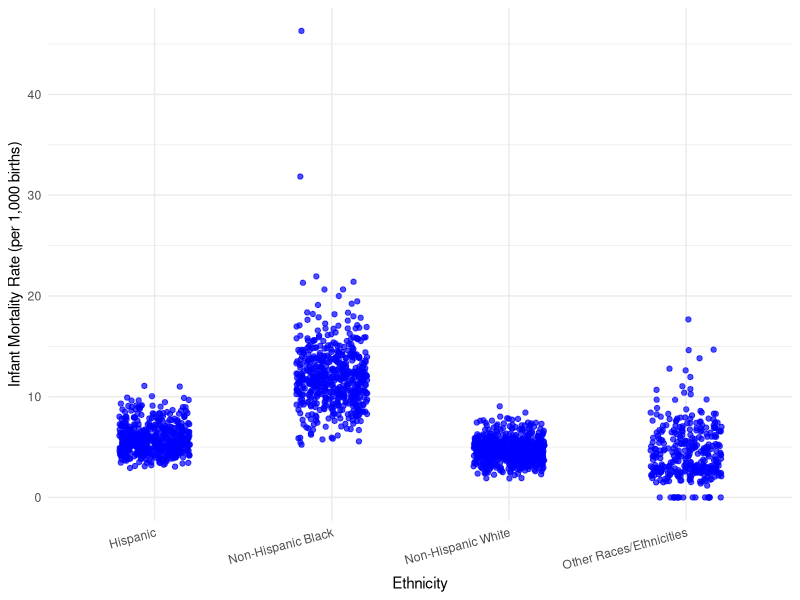
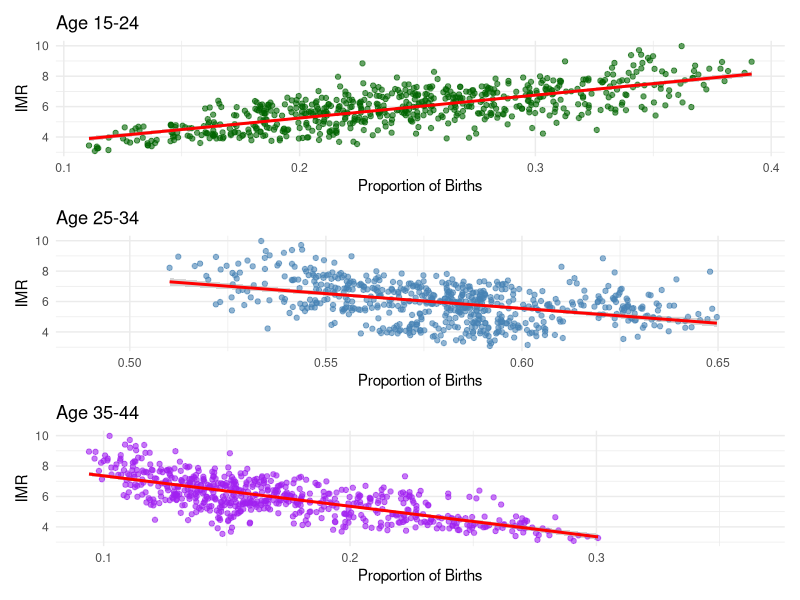
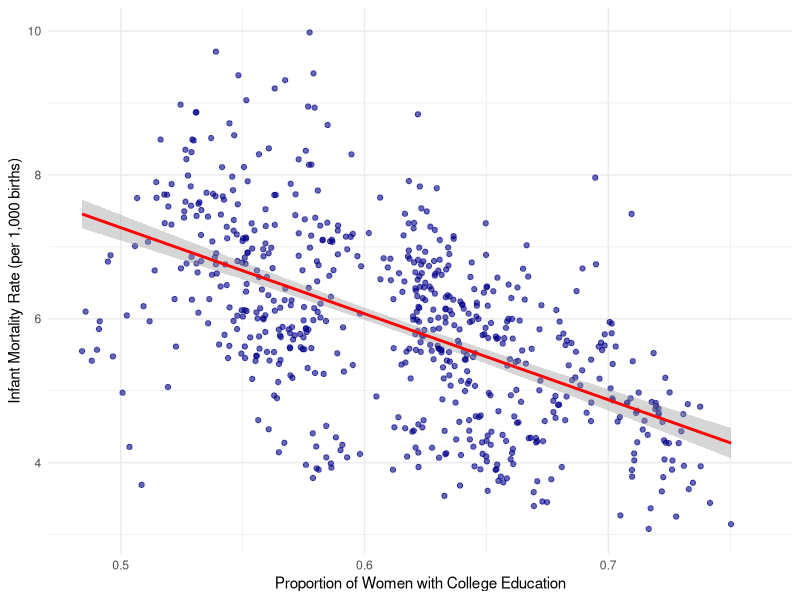
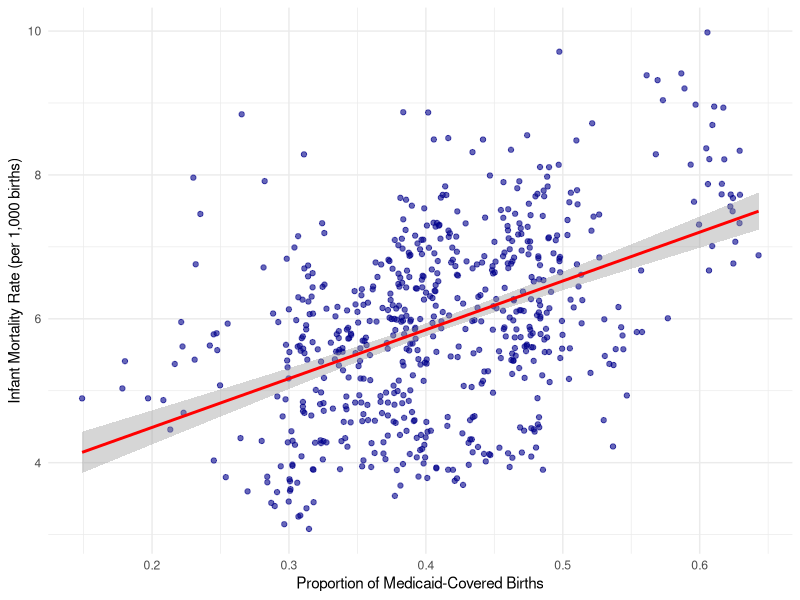

Write the R code that produced these figures, in order.
## ---- chunk 1
knitr::opts_chunk$set(echo = TRUE)
## ---- chunk 2
library(tidyverse)
library(dplyr)
library(ggplot2)
library(car)
library(stats)
library(patchwork)
library(knitr)
## ---- chunk 3
mortality <- read_csv('data/infant_mortality_biannual_data.csv', show_col_types = FALSE)
fertility <- read_csv('data/fertility_data.csv', show_col_types = FALSE)

# recoding and aggregating the fertility datset
fertility_agg <- fertility %>%
  group_by(state, year, group = case_when(
    bmcode %in% c(1, 2, 3) ~ "H1",
    bmcode %in% c(4, 5, 6) ~ "H2"   
  )) %>% 
   summarise(
    across(starts_with("births_"), sum, na.rm = TRUE),
    across(starts_with("pop_"), mean, na.rm = TRUE),
    .groups = "drop"
  ) %>%
  mutate(bacode = ifelse(group == "H1", 1, 2)) %>%  
  select(-group)

# joining the 2 datasets
data <- mortality %>%
  inner_join(fertility_agg, by = c("state", "year", "bacode"), 
             suffix = c("_m", "_f"))

# removing duplicate columns and naming appropriately
data <- data %>%
  select(-ends_with("_f"))
colnames(data) <- str_replace_all(colnames(data), "_m$", "")
## ---- chunk 4
# adding new columns for data analysis
data <- data %>%
  mutate(
    IMR_nhblack = (deaths_nhblack / births_nhblack) * 1000,
    IMR_nhwhite = (deaths_nhwhite / births_nhwhite) * 1000,
    IMR_hisp = (deaths_hisp / births_hisp) * 1000,
    IMR_otherraceeth = (deaths_otherraceeth / births_otherraceeth) * 1000,
    IMR_total = (deaths_total / births_total) * 1000, 
    FR_nhblack = (births_nhblack / pop_nhblack) * 1000,
    FR_nhwhite = (births_nhwhite / pop_nhwhite) * 1000,
    FR_hisp = (births_hisp / pop_hisp) * 1000,
    FR_otherraceeth = (births_otherraceeth / pop_otherraceeth) * 1000,
    FR_total = (births_total / pop_total) * 1000,
    prop_married = births_married / births_total,
    prop_college = (births_coll + births_somecoll) / births_total,
    prop_medicaid = births_medicaid / births_total,
    pct_births_age1524 = births_age1524 / births_total,
    pct_births_age2534 = births_age2534 / births_total,
    pct_births_age3544 = births_age3544 / births_total,
  )
## ---- chunk 5
# pivot IMR data to long format
IMR_long <- data %>%
  pivot_longer(cols = starts_with("IMR_"), 
               names_to = "Ethnicity", 
               values_to = "IMR") %>%
  mutate(Ethnicity = case_when(
    Ethnicity == "IMR_nhblack" ~ "Non-Hispanic Black",
    Ethnicity == "IMR_nhwhite" ~ "Non-Hispanic White",
    Ethnicity == "IMR_hisp" ~ "Hispanic",
    Ethnicity == "IMR_otherraceeth" ~ "Other Races/Ethnicities",
    Ethnicity == "IMR_total" ~ "Total",
    TRUE ~ Ethnicity  
  ))

IMR_long <- IMR_long[IMR_long$Ethnicity != "Total", , drop = FALSE]

# plot for IMR by Ethnicity
ggplot(IMR_long, aes(x = Ethnicity, y = IMR)) +
  geom_jitter(width = 0.2, alpha = 0.7, color = "blue") +  # jitter to avoid overlapping points
  labs(x = "Ethnicity",
       y = "Infant Mortality Rate (per 1,000 births)") +
  theme_minimal() +
  theme(axis.text.x = element_text(angle = 15, hjust = 1))

IMR_summary <- IMR_long %>%
  group_by(Ethnicity) %>%
  summarise(
    Count = n(),
    Mean_IMR = round(mean(IMR, na.rm = TRUE), 2),
    SD_IMR = round(sd(IMR, na.rm = TRUE), 2)
  )
## ---- chunk 6
# pairwise t test
pairwise_results <- pairwise.t.test(IMR_long$IMR, IMR_long$Ethnicity, p.adjust.method = "bonferroni")

pairwise_pvalues <- data.frame(
  Group1 = c("Non-Hispanic Black", "Non-Hispanic White", "Other Races/Ethnicities"),
  Hispanic = c("< 2e-16", "4.2e-16", "< 2e-16"),
  `Non-Hispanic Black` = c("-", "< 2e-16", "< 2e-16"),
  `Non-Hispanic White` = c("-", "-", "0.59")
)

# Format and display as a kable table
kable(pairwise_pvalues)
## ---- chunk 7
# plot for 15-24
p1 <- ggplot(data, aes(x = pct_births_age1524, y = IMR_total)) +
  geom_point(color = "darkgreen", alpha = 0.6) +
  geom_smooth(method = "lm", se = TRUE, color = "red") +
  labs(title = "Age 15-24", x = "Proportion of Births", y = "IMR") +
  theme_minimal()

# plot for 25-34
p2 <- ggplot(data, aes(x = pct_births_age2534, y = IMR_total)) +
  geom_point(color = "steelblue", alpha = 0.6) +
  geom_smooth(method = "lm", se = TRUE, color = "red") +
  labs(title = "Age 25-34", x = "Proportion of Births", y = "IMR") +
  theme_minimal()

# plot for 35-44
p3 <- ggplot(data, aes(x = pct_births_age3544, y = IMR_total)) +
  geom_point(color = "purple", alpha = 0.6) +
  geom_smooth(method = "lm", se = TRUE, color = "red") +
  labs(title = "Age 35-44", x = "Proportion of Births", y = "IMR") +
  theme_minimal()

p1 / p2 / p3
## ---- chunk 8
# linear models
lm_1524 <- lm(IMR_total ~ pct_births_age1524, data = data)
lm_2534 <- lm(IMR_total ~ pct_births_age2534, data = data)
lm_3544 <- lm(IMR_total ~ pct_births_age3544, data = data)

# regression slopes
slope_1524 <- coef(lm_1524)[2]
slope_2534 <- coef(lm_2534)[2]
slope_3544 <- coef(lm_3544)[2]

# correlations
cor_1524 <- cor(data$pct_births_age1524, data$IMR_total, use = "complete.obs")
cor_2534 <- cor(data$pct_births_age2534, data$IMR_total, use = "complete.obs")
cor_3544 <- cor(data$pct_births_age3544, data$IMR_total, use = "complete.obs")

age_summary <- data.frame(
  `Age Group` = c("15-24", "25-34", "35-44"),
  `Correlation (r)` = round(c(cor_1524, cor_2534, cor_3544), 3),
  `Regression Slope` = round(c(slope_1524, slope_2534, slope_3544), 3)
)

## ---- chunk 9
# plot for college education vs IMR
ggplot(data, aes(x = prop_college, y = IMR_total)) +
  geom_point(alpha = 0.6, color = "darkblue") +
  geom_smooth(method = "lm", se = TRUE, color = "red") +
  labs(x = "Proportion of Women with College Education",
       y = "Infant Mortality Rate (per 1,000 births)") +
  theme_minimal()

lm_college <- lm(IMR_total ~ prop_college, data = data)
## ---- chunk 10
# plot for Medicaid vs IMR
ggplot(data, aes(x = prop_medicaid, y = IMR_total)) +
  geom_point(alpha = 0.6, color = "darkblue") +
  geom_smooth(method = "lm", se = TRUE, color = "red") +
  labs(x = "Proportion of Medicaid-Covered Births",
       y = "Infant Mortality Rate (per 1,000 births)"
  ) +
  theme_minimal()
## ---- chunk 11
# linear model
model <- lm(IMR_total ~ prop_medicaid, data = data)
model_summary <- summary(model)$coefficients 
model_df <- data.frame(
  Predictor = rownames(model_summary),    
  Coefficient = model_summary[, "Estimate"],   
  `P-Value` = formatC(model_summary[, "Pr(>|t|)"], format = "e", digits = 2)
)
kable(model_df, digits = 3)
